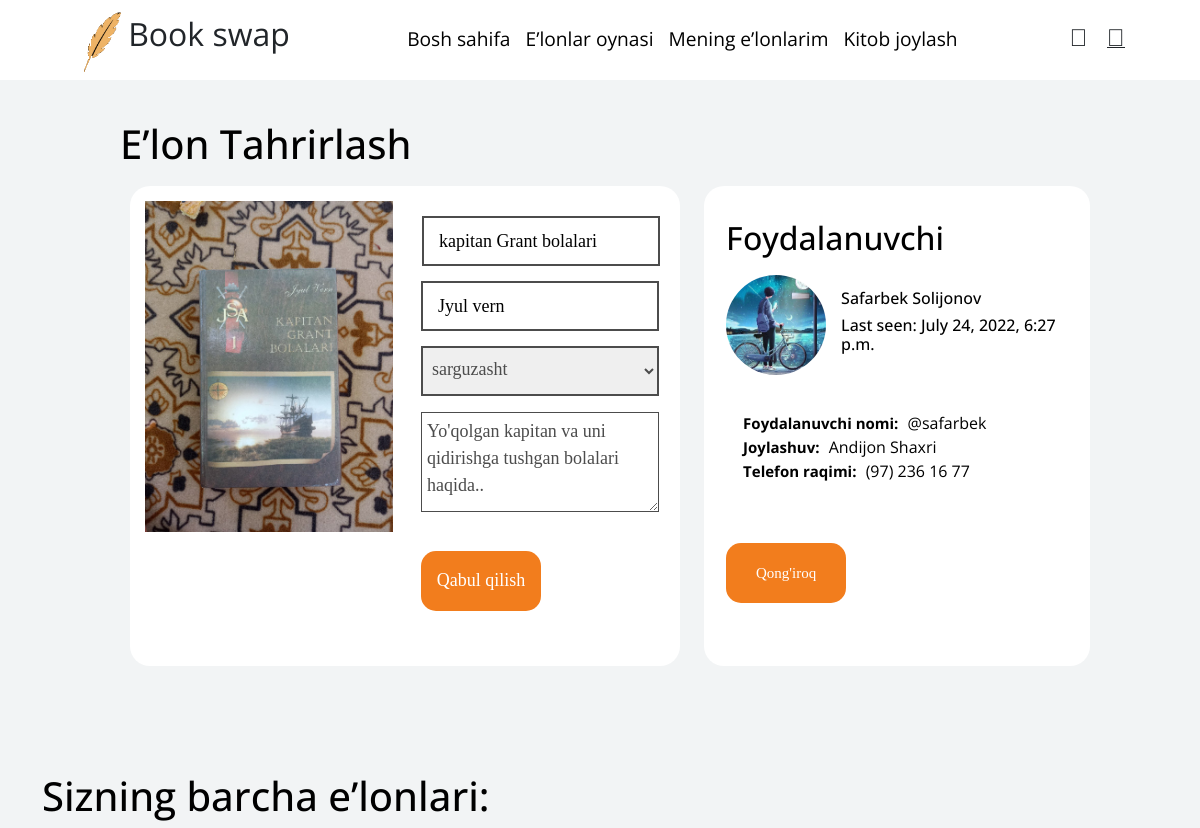
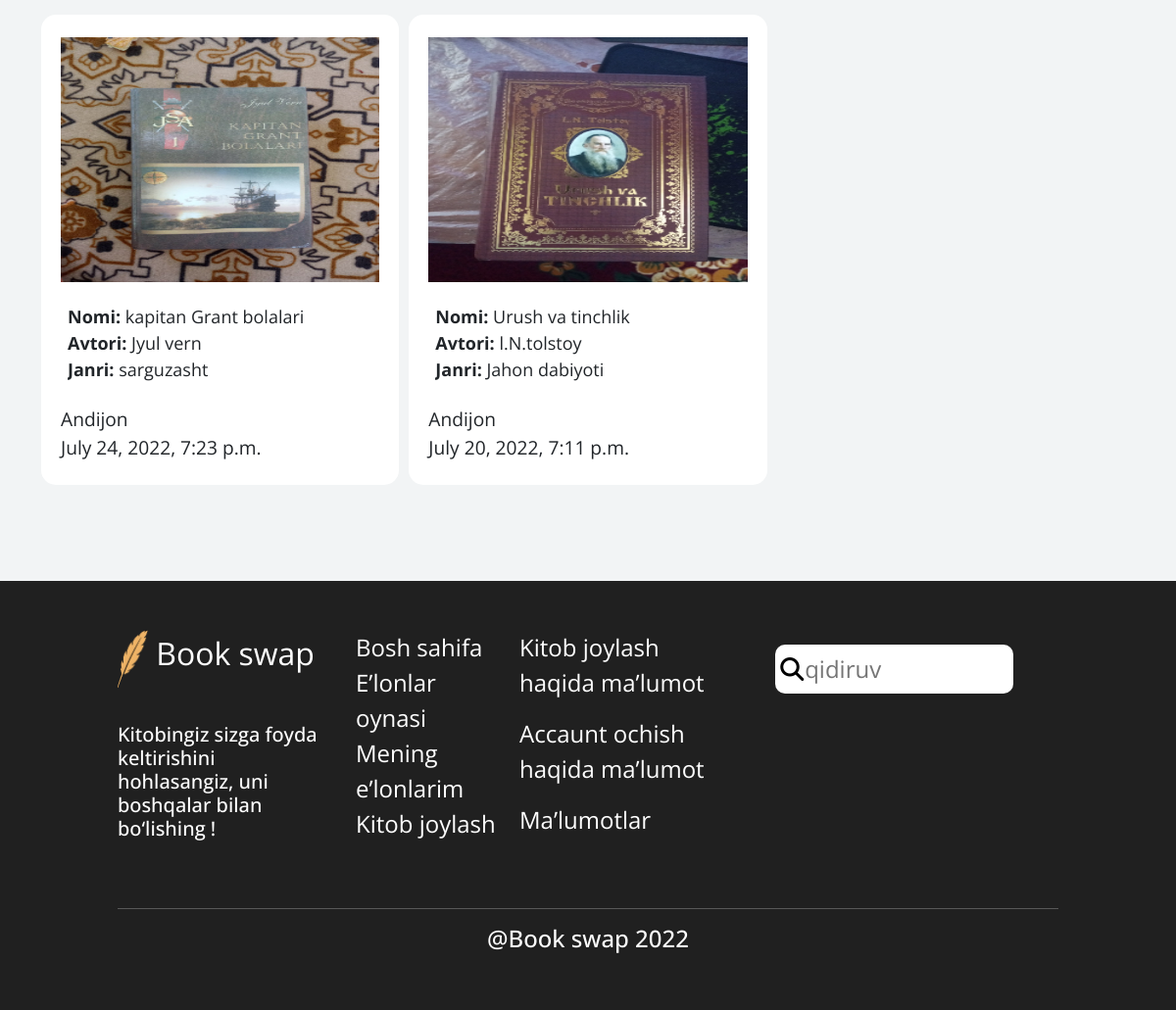
The page /update/kapitan-grant-bolalari/ (signed in) on the database its author committed (2 pictures, top to bottom).
### main/models.py (models this page shows, shortened)
class Book(models.Model):
    ADDRESS = (
		('Andijon', 'Andijon'),
		('Namangan', 'Namangan'),
		('Samarqand', 'Samarqand'),
		('Tashkent', 'Tashkent'),
		('Jizzax', 'Jizzax'),
		('Surxondaryo', 'Surxondaryo'),
		('Navoiy', 'Navoiy'),
		('Xorazm', 'Xorazm'),
		('Qashqadaryo', 'Qashqadaryo'),
		('Buxoro', 'Buxoro'),
		('Sirdaryo', 'Sirdaryo'),
		('Fargona', 'Fargona'),
	)
    author = models.ForeignKey(User, on_delete=models.CASCADE, related_name="books", default=None, null=True)
    slug = models.SlugField("Slug", max_length=256, blank=True, unique=True)
    title = models.CharField("Title", max_length=256)
    author_pen = models.CharField("Book Author", max_length=100)
    location = models.CharField('loacation', max_length=256,  choices=ADDRESS)
    genre = models.ForeignKey(Genre, on_delete=models.CASCADE, related_name="books", default=None, null=True)
    description = models.TextField("Description", max_length=200)
    image = models.ImageField("Image", upload_to="book_images")
    created_at = models.DateTimeField("Created time", auto_now_add=True)
    likes_count = models.PositiveIntegerField("Likes", default=0)
    is_checked = models.BooleanField()
    is_ban = models.BooleanField()
    class Meta:
        ordering = ['-id']
        db_table = "book"
        unique_together = ["slug"]
        verbose_name = "book"
        verbose_name_plural = "books"

class Genre(models.Model):
    title = models.CharField("Title", max_length=256)
    slug = models.SlugField("Slug", max_length=256, blank=True)
    def __str__(self):
        return f"{self.title}"
    class Meta:
        db_table = "genre"
        verbose_name = "genre"
        verbose_name_plural = "genres"

### account/models.py (models this page shows, shortened)
class User(AbstractUser):
	GENDER = (
		('Ayol', 'Ayol'),
		('Erkak', 'Erkak'),
	)
	ADDRESS = (
		('Andijon', 'Andijon'),
		('Namangan', 'Namangan'),
		('Samarqand', 'Samarqand'),
		('Tashkent', 'Tashkent'),
		('Jizzax', 'Jizzax'),
		('Surxondaryo', 'Surxondaryo'),
		('Navoiy', 'Navoiy'),
		('Xorazm', 'Xorazm'),
		('Qashqadaryo', 'Qashqadaryo'),
		('Buxoro', 'Buxoro'),
		('Sirdaryo', 'Sirdaryo'),
		('Fargona', 'Fargona'),
	)
	name = models.CharField("Name", max_length=256)
	surname = models.CharField("Surname", max_length=256)
	username = models.CharField("Username", max_length=256, unique=True, null=True)
	age = models.PositiveIntegerField("Age", null=True)
	phone = models.CharField("Phone", max_length=18)
	avatar = models.ImageField("Image", upload_to="user-images/", null=True, blank=True, default='default.png')
	gender = models.CharField("Gender", max_length=128, choices=GENDER)
	address = models.CharField("Address", max_length=128, choices=ADDRESS)
	created_at = models.DateTimeField("Created at", auto_now_add=True)
	updated_at = models.DateTimeField("Updated_at", auto_now=True)
	USERNAME_FIELD = "username"
	first_name = None
	last_name = None
	class Meta:
		db_table = "user"
		verbose_name = "user"
		verbose_name_plural = "users"

### main/views.py (the view)
# urls.py: path('update/<slug:url>/', views.UpdateBook.as_view(), name="edit"),
class UpdateBook(LoginRequiredMixin, UpdateView):
    model = Book
    template_name = 'advert/update_advert.html'
    fields = ("title", "author_pen", "genre", "description", "image")
    success_url = '/mybooks/'
    slug_field = 'slug'
    slug_url_kwarg = 'url'
    def dispatch(self, request, *args, **kwargs):
        obj = self.get_object()
        if obj.author != self.request.user:
            return HttpResponseServerError()
        return super(UpdateBook, self).dispatch(request, *args, **kwargs)
    def get_context_data(self, **kwargs):
        context = super().get_context_data(**kwargs)
        book = Book.objects.select_related('author', 'genre').filter(author=self.request.user)
        context["books"] = book
        return context

### templates/advert/update_advert.html (shortened to what this page needs)
{% extends "advert/base.html" %}
{% load static %}
{% block content %}
<header>
    <section class="add_advert">
        <h1>E’lon Tahrirlash</h1>
        <div class="row">
            <div class="col-lg-7">
                <div class="white-card">
                    <form method="post" enctype="multipart/form-data" class="row">
                        <div class="col-sm-6">
                            <label for="id_image">
                                <img src="{{ object.image.url }}" alt="image" id="uploadImg"
                                    style="max-height: 400px; width: 100%;">
                            </label>
                        </div>
                        <div class="col-sm-6">
                            <div class="input-group">
                                {{ form.title }}
                                {{ form.author_pen }}
                                {{ form.genre }}
                                {{ form.description }}
                                <br class="">
                                <button class="btn" type="submit">
                                    Qabul qilish
                                </button>
                            </div>
                        </div>
                    </form>
                </div>
            </div>
            <div class="col-lg-5">
                <div class="white-card">
                    <div class="about-user">
                        <h2 class="mr-3">Foydalanuvchi</h2>
                        <div class="user-componet">
                            <img src="{{request.user.avatar.url}}" alt="">
                            <div class="user-bio">
                                <h3 style="text-transform: capitalize;">{{request.user.name}} {{request.user.surname}}
                                </h3>
                                <h5>Last seen: {{request.user.updated_at }}</h5>
                            </div>
                        </div>
                        <ul>
                            <li>
                                <strong>Foydalanuvchi nomi:</strong>
                                <span>@{{request.user.username }}</span>
                            </li>
                            <li>
                                <strong>Joylashuv:</strong>
                                <span>{{request.user.address}} Shaxri</span>
                            </li>
                            <li>
                                <strong>Telefon raqimi:</strong>
                                <span>{{request.user.phone}}</span>
                            </li>
                        </ul>
                        <br>
                        <a href="tel:{{request.user.phone}}" class="text-light">
                            <button class="btn">
                                Qong'iroq
                            </button>
                        </a>
                    </div>
                </div>
            </div>
        </div>
    </section>
    <br><br>
</header>
<div class="container">
    <section class="advert-section mt-5">
      {% if books %}
      <h1>Sizning barcha e’lonlari:</h1>
      {% endif %}
      <div class="owl-carousel owl-theme">
        {% for book in books %}
        <div class="item d-inline">
          <a href="{% url 'main:detail' book.slug %}" class="text-dark" style="text-decoration: none;">
            <div class="advert-box">
              <img src="{{book.image.url}}" alt="">
              <ul>
                <li>
                  <strong>Nomi:</strong>
                  <span>{{book.title}}</span>
                </li>
                <li>
                  <strong>Avtori:</strong>
                  <span>{{book.author_pen}}</span>
                </li>
                <li>
                  <strong>Janri:</strong>
                  <span>{{book.genre}}</span>
                </li>
              </ul>
              <span class="about-box">{{book.author.address}} <br> {{book.created_at}}</span>
            </div>
          </a>
        </div>
        {% endfor %}
      </div>
    </section>
    <br><br>
  </div>
{% endblock %}

### rows shown on the page
Book: image (picture), title "kapitan Grant bolalari", author_pen "Jyul vern", genre "sarguzasht", description "Yo'qolgan kapitan va uni qidirishga tushgan bolalari haqida..", author.address "Andijon", created_at "July 24, 2022, 7:23 p.m."
User: user.avatar (picture), user.name "Safarbek", user.surname "Solijonov", user.updated_at "July 24, 2022, 6:27 p.m.", user.username "safarbek", user.address "Andijon", user.phone "(97) 236 16 77"
Book: image (picture), title "Urush va tinchlik", author_pen "l.N.tolstoy", genre "Jahon dabiyoti", author.address "Andijon", created_at "July 20, 2022, 7:11 p.m."
